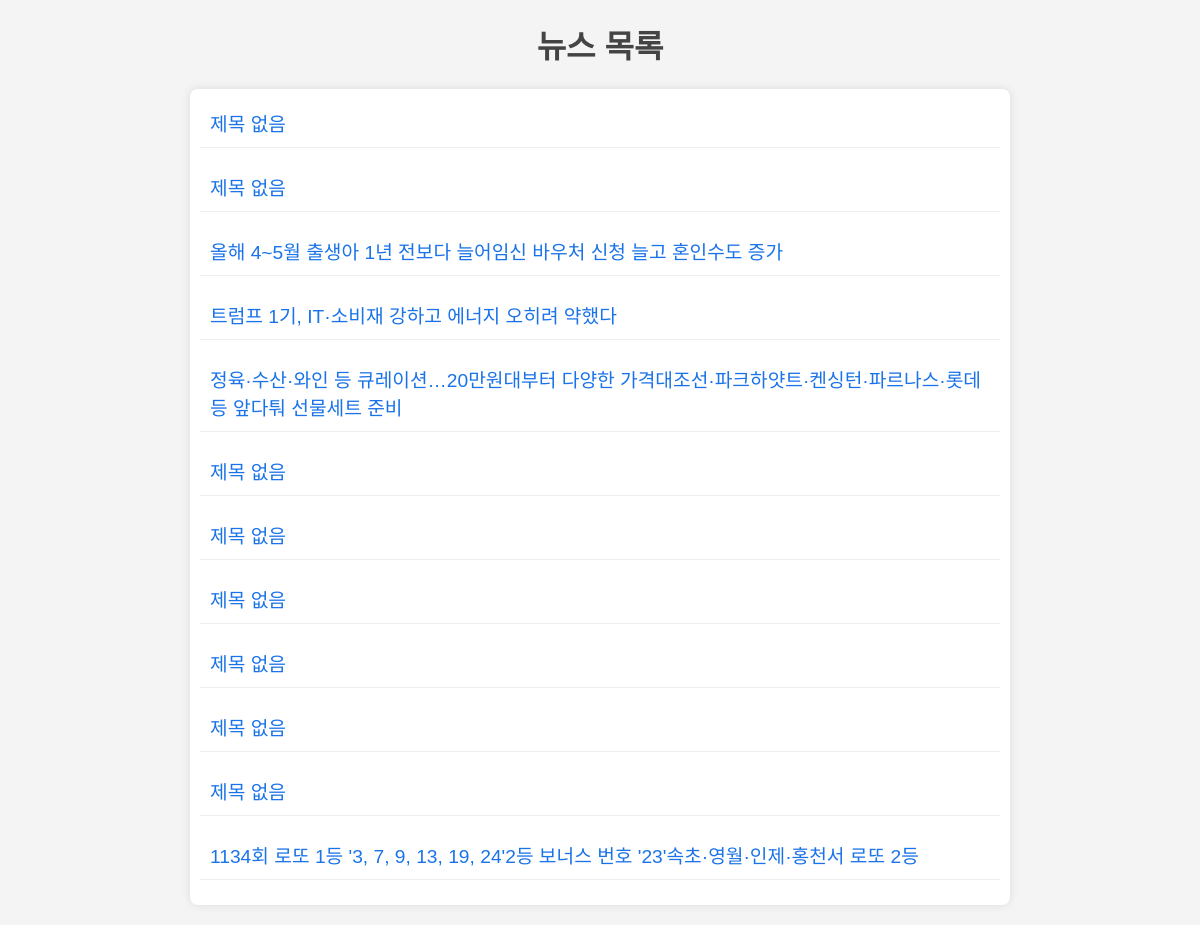
The page / on the database its author committed.
### factory_model.py (models this page shows)
class Naver_news(db.Model):
    __tablename__ = 'Naver_news'
    id = db.Column(db.Integer, primary_key=True)
    date = db.Column(db.DateTime, nullable=True)
    title = db.Column(db.Text, nullable=True)
    content = db.Column(db.Text, nullable=True)
    url = db.Column(db.Text, nullable=True)
    keyword = db.Column(db.JSON, nullable=True)
    sentiment = db.Column(db.String(10),nullable=True)

### main_views.py (the view)
@bp.route('/')
def list_news():
    news = factory_model.Naver_news
    titles = news.query.with_entities(news.id, news.title).all()
    return render_template('news_list.html', titles=titles)

### templates/news_list.html (shortened to what this page needs)
<!DOCTYPE html>
<html lang="ko">
<head>
</head>
<body>
    <h1>뉴스 목록</h1>
    <div class="news-list">
        {% for title in titles %}
            <div class="news-title">
                <a href="{{ url_for('main.show_news_detail', news_id=title.id) }}">{{ title.title }}</a>
            </div>
        {% endfor %}
    </div>
</body>
</html>

### templates/news_list.html (style rules this page uses)
body { font-family: Arial, sans-serif; margin: 20px; background-color: #f4f4f4; color: #333; }
h1 { text-align: center; color: #444; }
.news-list { max-width: 800px; margin: 20px auto; padding: 10px; background-color: #fff; border-radius: 8px; box-shadow: 0 0 10px rgba(0, 0, 0, 0.1); }
.news-title { margin-bottom: 15px; padding: 10px; border-bottom: 1px solid #eee; }
.news-title a { text-decoration: none; color: #1a73e8; font-size: 1.2em; }

### rows shown on the page
Naver_news: title "제목 없음"
Naver_news: title "제목 없음"
Naver_news: title "올해 4~5월 출생아 1년 전보다 늘어임신 바우처 신청 늘고 혼인수도 증가"
Naver_news: title "트럼프 1기, IT·소비재 강하고 에너지 오히려 약했다"
Naver_news: title "정육·수산·와인 등 큐레이션…20만원대부터 다양한 가격대조선·파크하얏트·켄싱턴·파르나스·롯데 등 앞다퉈 선물세트 준비"
Naver_news: title "제목 없음"
Naver_news: title "제목 없음"
Naver_news: title "제목 없음"
Naver_news: title "제목 없음"
Naver_news: title "제목 없음"
Naver_news: title "제목 없음"
Naver_news: title "1134회 로또 1등 '3, 7, 9, 13, 19, 24'2등 보너스 번호 '23'속초·영월·인제·홍천서 로또 2등"
